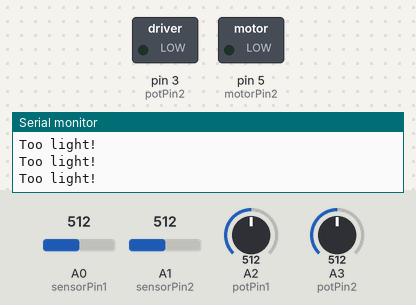
Simulated run of this sketch. Board: Arduino Uno, built with avr-gcc and run on an emulated ATmega328P. Shown: switched loads named in the sketch (green lamp = pin HIGH), the last lines printed to the serial monitor. The inputs (shaded band) are chosen by the test bench; at power-on: A2 (potPin1) = 512, A3 (potPin2) = 512, A0 (sensorPin1) = 512, A1 (sensorPin2) = 512. Random numbers use the default seed unless the sketch sets one.

Above: at 1.2 s.
1.3 s: A2 (potPin1) set to 523
4.8 s: A3 (potPin2) set to 522
At 7.51 s:
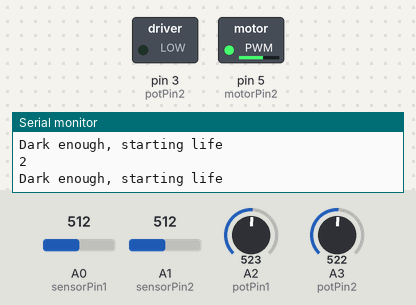
8.4 s: A0 (sensorPin1) set to 716
At 11.3 s:
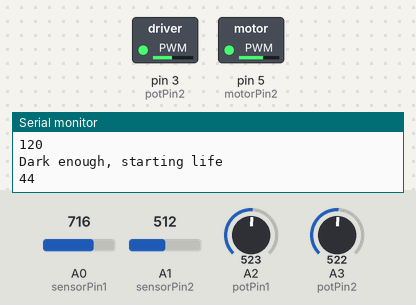
11.9 s: A1 (sensorPin2) set to 533
At 13.0 s:
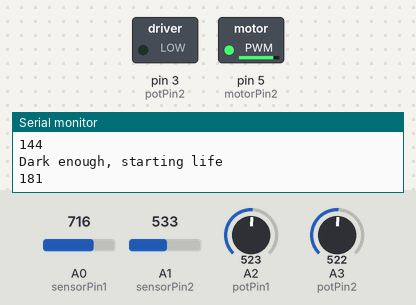
17.1 s: A3 (potPin2) set to 716
22.3 s: A0 (sensorPin1) set to 306
Timing chart, 0 to 39.2 s (numbered marks = the images above; inputs shaded):
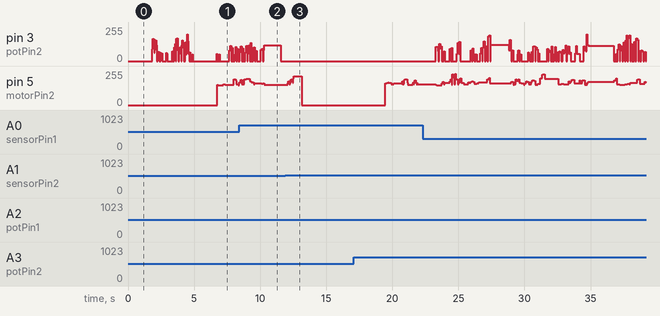

Measured:
- the behaviour switches between 512 and 513 on A3 (potPin2) (found by bisection; images 0 and 1)
- the behaviour switches between 521 and 522 on A1 (sensorPin2) (found by bisection; images 2 and 3)

The sketch:

perlin_noise_motor_code3.ino
```cpp
#include <math.h>

float x;
int o3,o5,o6, avg, avg2, i, loopnum;
const int sensorPin1 = 0;
const int sensorPin2 = 1;
const int potPin1 = 2;
const int potPin2 = 3;
const int motorPin1 = 3;
const int motorPin2 = 5;
int potVal1;
int potVal2;
int lightVal1;
int lightVal2;

byte perm[] = {   151,160,137,91,90, 15,131, 13,201,95,96,
53,194,233, 7,225,140,36,103,30,69,142, 8,99,37,240,21,10,23,190, 6,
148,247,120,234,75, 0,26,197,62,94,252,219,203,117, 35,11,32,57,177,
33,88,237,149,56,87,174,20,125,136,171,168,68,175,74,165,71,134,139,
48,27,166, 77,146,158,231,83,111,229,122, 60,211,133,230,220,105,92,
41,55,46,245,40,244,102,143,54,65,25,63,161, 1,216,80,73,209,76,132,
187,208, 89, 18,169,200,196,135,130,116,188,159, 86,164,100,109,198,
173,186, 3,64,52,217,226,250,124,123,5,202,38,147,118,126,255,82,85,
212,207,206, 59,227, 47,16,58,17,182,189, 28,42,223,183,170,213,119,
248,152,2,44,154,163,70,221,153,101,155,167,43,172, 9,129,22,39,253,
19,98,108,110,79,113,224,232,178,185,112,104,218,246, 97,228,251,34,
242,193,238,210,144,12,191,179,162,241,81,51,145,235,249,14,239,107,
49,192,214, 31,181,199,106,157,184, 84,204,176,115,121,50,45,127, 4,
150,254,138,236,205, 93,222,114, 67,29,24, 72,243,141,128,195,78,66,
215,61,156,180
};

void setup()
{
 Serial.begin(9600);
 pinMode(3, OUTPUT);
 pinMode(5, OUTPUT);
 analogWrite(3,0);
 analogWrite(5,0);
}

void loop()
{
 Serial.println("Motion detected!");
 lightVal1 = analogRead(sensorPin1);
 lightVal2 = analogRead(sensorPin2);
 potVal1 =  analogRead(potPin1);
 potVal2 = analogRead(potPin2);
 Serial.println(potVal1);
 Serial.print("  pot1");
 Serial.println(potVal2);
 Serial.print("  pot2");
 Serial.println("Sensing light...");
 //Serial.println(lightVal1);
 loopnum = random(0, 100);

 for(i = 0; i < loopnum; i ++){
 x = float(millis())/200.0f;
 o3 = fastFloor(128*generate(x + 19082) + 128);
 o5 = fastFloor(128*generate(x + 5728) + 128);
 o6 = fastFloor(128*generate(x) + 128);
 delay(1);
 if(lightVal1 < potVal1) {
 avg =  o3 - o5;
 if (avg < 0) {
  avg =  avg * -1;
 }
 if (avg < 50){
  avg = 0;
 }
 analogWrite(3, avg);
 Serial.println("Dark enough, starting life");
 Serial.println(avg);
 } else {
  analogWrite( 3, 0);
 }
 if(lightVal2 < potVal2){
 Serial.println("Dark enough, starting life");
  avg2 = o5 - o6;
 if (avg2 < 0) {
  avg2 = avg2 * -1;
 }
 Serial.println(avg2);
 if (avg2 < 50) {
  avg2 = 0;
 } else{
  avg2 = map(avg2, 50, 255, 150, 255);
   analogWrite(5, avg2);
 }

 }
 else {
  analogWrite( 5, 0);
  Serial.println("Too light!");
 }
 } delay(loopnum * 20);
}


float generate(float x)
{
  int i0 = fastFloor(x);
  int i1 = i0 + 1;
  float x0 = x - i0;
  float x1 = x0 - 1.0f;

  float n0, n1;

  float t0 = 1.0f - x0 * x0;
  t0 *= t0;
  n0 = t0 * t0 * grad(perm[i0 & 0xff], x0);

  float t1 = 1.0f - x1 * x1;
  t1 *= t1;
  n1 = t1 * t1 * grad(perm[i1 & 0xff], x1);
  // The maximum value of this noise is 8*(3/4)^4 = 2.53125
  // A factor of 0.395 scales to fit exactly within [-1,1]
  return 0.395f * (n0 + n1);
}

int fastFloor(float x)
{
  return (x > 0) ? ((int)x) : (((int)x) - 1);
}

float grad(int hash, float x)
{
    int h = hash & 15;
    float grad = 1.0f + (h & 7);    // Gradient value 1.0, 2.0, ..., 8.0
    if ((h & 8) != 0) grad = -grad; // Set a random sign for the gradient
    return (grad * x);              // Multiply the gradient with the distance
}
```
